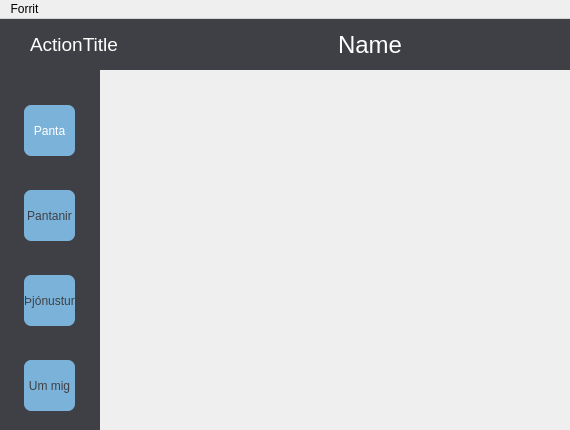
<?xml version="1.0" encoding="UTF-8"?>
<ui version="4.0">
 <class>ServiceWindow</class>
 <widget class="QMainWindow" name="ServiceWindow">
  <property name="geometry">
   <rect>
    <x>0</x>
    <y>0</y>
    <width>570</width>
    <height>430</height>
   </rect>
  </property>
  <property name="sizePolicy">
   <sizepolicy hsizetype="Fixed" vsizetype="Fixed">
    <horstretch>0</horstretch>
    <verstretch>0</verstretch>
   </sizepolicy>
  </property>
  <property name="minimumSize">
   <size>
    <width>570</width>
    <height>430</height>
   </size>
  </property>
  <property name="maximumSize">
   <size>
    <width>570</width>
    <height>430</height>
   </size>
  </property>
  <property name="windowTitle">
   <string>Hraun Hótel - Þjónustuaðili</string>
  </property>
  <property name="styleSheet">
   <string notr="true">QFrame#frame, QFrame#frame_2, #scrollArea, #scrollAreaWidgetContents {
background-color: #3F4045;
color: #fff;
border: none;
}

QToolButton#toolButton, QToolButton#toolButton_2, QToolButton#toolButton_3, QToolButton#toolButton_4, QToolButton#toolButton_5, QToolButton#toolButton_6 {
background-color: #7BB2D9;
border-radius: 7px;
color: #3F4045;
}

#frame QToolButton:checked, #frame QToolButton:pressed, #frame QToolButton:hover {
color: #fff;
}
QLabel#labelTopName, QLabel#labelTopTitle {
color: #fff;
}
QVBoxLayout#verticalLayout_5 {
border-bottom: 1px solid #000;
background-color: rgb(255, 0, 0);
}
QLabel#labelBorder, QLabel#labelBorder_2, QLabel#labelBorder_3, QLabel#labelBorder_4, QLabel#labelBorder_5, QLabel#labelBorder_6 {
border-top: 1px solid rgba(0,0,0,0.2);
}</string>
  </property>
  <widget class="QWidget" name="centralwidget">
   <widget class="QFrame" name="frame">
    <property name="geometry">
     <rect>
      <x>-1</x>
      <y>49</y>
      <width>101</width>
      <height>381</height>
     </rect>
    </property>
    <property name="maximumSize">
     <size>
      <width>16777215</width>
      <height>381</height>
     </size>
    </property>
    <property name="frameShape">
     <enum>QFrame::StyledPanel</enum>
    </property>
    <property name="frameShadow">
     <enum>QFrame::Raised</enum>
    </property>
    <layout class="QVBoxLayout" name="verticalLayout_2">
     <item alignment="Qt::AlignHCenter">
      <widget class="QToolButton" name="toolButton_2">
       <property name="sizePolicy">
        <sizepolicy hsizetype="Fixed" vsizetype="Fixed">
         <horstretch>0</horstretch>
         <verstretch>0</verstretch>
        </sizepolicy>
       </property>
       <property name="minimumSize">
        <size>
         <width>51</width>
         <height>51</height>
        </size>
       </property>
       <property name="maximumSize">
        <size>
         <width>51</width>
         <height>51</height>
        </size>
       </property>
       <property name="text">
        <string>Panta</string>
       </property>
       <property name="icon">
        <iconset resource="../resources/icons.qrc">
         <normaloff>:/icons/hotel_and_services/png/ring.png</normaloff>:/icons/hotel_and_services/png/ring.png</iconset>
       </property>
       <property name="iconSize">
        <size>
         <width>32</width>
         <height>32</height>
        </size>
       </property>
       <property name="checkable">
        <bool>true</bool>
       </property>
       <property name="checked">
        <bool>true</bool>
       </property>
       <property name="autoExclusive">
        <bool>true</bool>
       </property>
       <property name="toolButtonStyle">
        <enum>Qt::ToolButtonTextUnderIcon</enum>
       </property>
      </widget>
     </item>
     <item alignment="Qt::AlignHCenter">
      <widget class="QToolButton" name="toolButton_4">
       <property name="sizePolicy">
        <sizepolicy hsizetype="Fixed" vsizetype="Fixed">
         <horstretch>0</horstretch>
         <verstretch>0</verstretch>
        </sizepolicy>
       </property>
       <property name="minimumSize">
        <size>
         <width>51</width>
         <height>51</height>
        </size>
       </property>
       <property name="maximumSize">
        <size>
         <width>51</width>
         <height>51</height>
        </size>
       </property>
       <property name="text">
        <string>Pantanir</string>
       </property>
       <property name="icon">
        <iconset resource="../resources/icons.qrc">
         <normaloff>:/icons/hotel_and_services/png/notebook.png</normaloff>:/icons/hotel_and_services/png/notebook.png</iconset>
       </property>
       <property name="iconSize">
        <size>
         <width>32</width>
         <height>32</height>
        </size>
       </property>
       <property name="checkable">
        <bool>true</bool>
       </property>
       <property name="autoExclusive">
        <bool>true</bool>
       </property>
       <property name="toolButtonStyle">
        <enum>Qt::ToolButtonTextUnderIcon</enum>
       </property>
      </widget>
     </item>
     <item alignment="Qt::AlignHCenter">
      <widget class="QToolButton" name="toolButton_3">
       <property name="sizePolicy">
        <sizepolicy hsizetype="Fixed" vsizetype="Fixed">
         <horstretch>0</horstretch>
         <verstretch>0</verstretch>
        </sizepolicy>
       </property>
       <property name="minimumSize">
        <size>
         <width>51</width>
         <height>51</height>
        </size>
       </property>
       <property name="maximumSize">
        <size>
         <width>51</width>
         <height>51</height>
        </size>
       </property>
       <property name="text">
        <string>Þjónustur</string>
       </property>
       <property name="icon">
        <iconset resource="../resources/icons.qrc">
         <normaloff>:/icons/hotel_and_services/png/trolley.png</normaloff>:/icons/hotel_and_services/png/trolley.png</iconset>
       </property>
       <property name="iconSize">
        <size>
         <width>32</width>
         <height>32</height>
        </size>
       </property>
       <property name="checkable">
        <bool>true</bool>
       </property>
       <property name="autoExclusive">
        <bool>true</bool>
       </property>
       <property name="toolButtonStyle">
        <enum>Qt::ToolButtonTextUnderIcon</enum>
       </property>
      </widget>
     </item>
     <item alignment="Qt::AlignHCenter">
      <widget class="QToolButton" name="toolButton">
       <property name="sizePolicy">
        <sizepolicy hsizetype="Fixed" vsizetype="Fixed">
         <horstretch>0</horstretch>
         <verstretch>0</verstretch>
        </sizepolicy>
       </property>
       <property name="minimumSize">
        <size>
         <width>51</width>
         <height>51</height>
        </size>
       </property>
       <property name="maximumSize">
        <size>
         <width>51</width>
         <height>51</height>
        </size>
       </property>
       <property name="text">
        <string>Um mig</string>
       </property>
       <property name="icon">
        <iconset resource="../resources/icons.qrc">
         <normaloff>:/icons/hotel_and_services/png/bellboy.png</normaloff>:/icons/hotel_and_services/png/bellboy.png</iconset>
       </property>
       <property name="iconSize">
        <size>
         <width>32</width>
         <height>32</height>
        </size>
       </property>
       <property name="checkable">
        <bool>true</bool>
       </property>
       <property name="autoExclusive">
        <bool>true</bool>
       </property>
       <property name="toolButtonStyle">
        <enum>Qt::ToolButtonTextUnderIcon</enum>
       </property>
      </widget>
     </item>
    </layout>
   </widget>
   <widget class="QFrame" name="frame_2">
    <property name="geometry">
     <rect>
      <x>0</x>
      <y>0</y>
      <width>571</width>
      <height>51</height>
     </rect>
    </property>
    <property name="frameShape">
     <enum>QFrame::StyledPanel</enum>
    </property>
    <property name="frameShadow">
     <enum>QFrame::Raised</enum>
    </property>
    <widget class="QWidget" name="verticalLayoutWidget">
     <property name="geometry">
      <rect>
       <x>170</x>
       <y>0</y>
       <width>401</width>
       <height>51</height>
      </rect>
     </property>
     <layout class="QVBoxLayout" name="verticalLayout">
      <item alignment="Qt::AlignHCenter">
       <widget class="QLabel" name="labelTopName">
        <property name="font">
         <font>
          <pointsize>18</pointsize>
         </font>
        </property>
        <property name="text">
         <string>Name</string>
        </property>
       </widget>
      </item>
     </layout>
    </widget>
    <widget class="QWidget" name="verticalLayoutWidget_2">
     <property name="geometry">
      <rect>
       <x>0</x>
       <y>0</y>
       <width>171</width>
       <height>51</height>
      </rect>
     </property>
     <layout class="QVBoxLayout" name="verticalLayout_3">
      <property name="leftMargin">
       <number>30</number>
      </property>
      <item>
       <widget class="QLabel" name="labelTopTitle">
        <property name="font">
         <font>
          <pointsize>14</pointsize>
         </font>
        </property>
        <property name="text">
         <string>ActionTitle</string>
        </property>
        <property name="alignment">
         <set>Qt::AlignLeading|Qt::AlignLeft|Qt::AlignVCenter</set>
        </property>
       </widget>
      </item>
     </layout>
    </widget>
   </widget>
   <widget class="QStackedWidget" name="stackedWidget">
    <property name="geometry">
     <rect>
      <x>100</x>
      <y>50</y>
      <width>471</width>
      <height>381</height>
     </rect>
    </property>
    <widget class="QWidget" name="page"/>
    <widget class="QWidget" name="page_3"/>
    <widget class="QWidget" name="page_4"/>
    <widget class="QWidget" name="page_5"/>
    <widget class="QWidget" name="page_2"/>
   </widget>
  </widget>
  <widget class="QMenuBar" name="menubar">
   <property name="geometry">
    <rect>
     <x>0</x>
     <y>0</y>
     <width>570</width>
     <height>22</height>
    </rect>
   </property>
   <widget class="QMenu" name="menuForrit">
    <property name="title">
     <string>Forrit</string>
    </property>
    <addaction name="actionSkra_ut"/>
    <addaction name="actionH_tta"/>
   </widget>
   <addaction name="menuForrit"/>
  </widget>
  <action name="actionLista_pantanir">
   <property name="text">
    <string>Lista pantanir</string>
   </property>
  </action>
  <action name="actionSkra_ut">
   <property name="text">
    <string>Skrá út</string>
   </property>
  </action>
  <action name="actionH_tta">
   <property name="text">
    <string>Hætta</string>
   </property>
  </action>
 </widget>
 <resources>
  <include location="../resources/icons.qrc"/>
 </resources>
 <connections/>
</ui>
